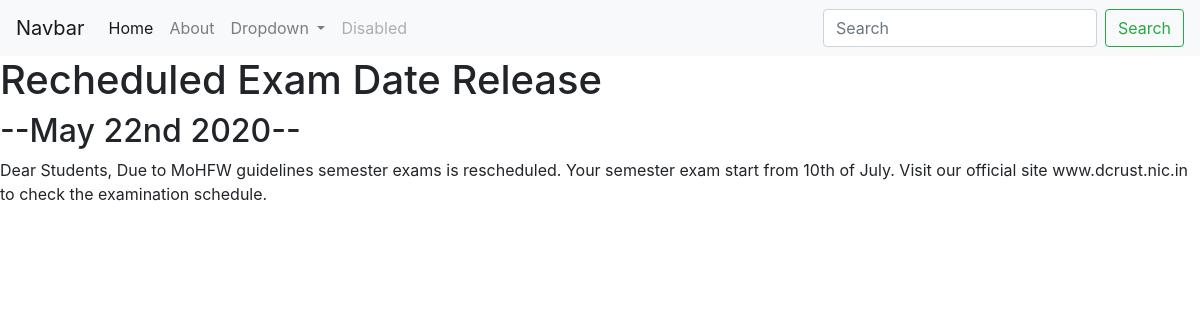
The app's page /blog/2/ with its own data.
### blog/models.py (models this page shows, shortened)
class Blog(models.Model):
  title = models.CharField(max_length = 100)
  date = models.DateField()
  description = models.TextField(max_length = 350)

### blog/views.py (the view)
# urls.py: path('<int:blog_id>/', views.detail, name='detail'),
def detail(request,blog_id):
  blog = get_object_or_404(Blog, pk=blog_id)
  return render(request,'blog/detail.html',{'blog':blog})

### blog/templates/blog/detail.html
{% extends 'portfolio/base.html' %}
{% block content %}
  <h1>{{  blog.title  }}</h1>
  <h2>--{{ blog.date|date:'F jS Y' }}--</h2>
  {{ blog.description|safe }}
{% endblock %}

### records on screen
Blog: title "Recheduled Exam Date Release", date "May 22nd 2020", description "Dear Students, Due to MoHFW guidelines semester exams is rescheduled. Your semester exam start from 10th of July. Visit our official site www.dcrust.nic.in to check the examination schedule."
